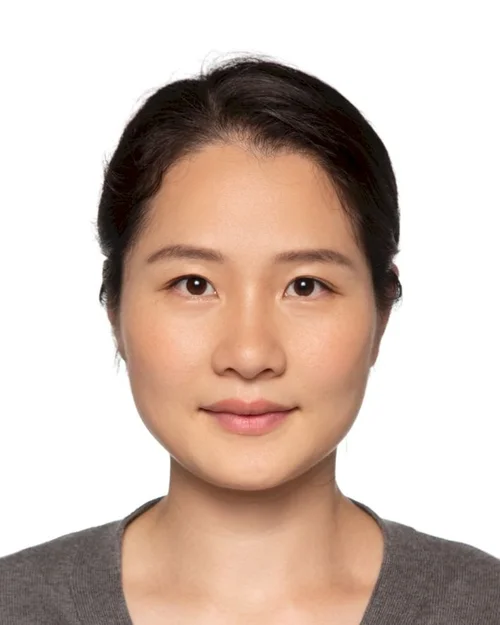
#> input picture foto/foto.jpg, 500 x 625 px
$ python -i filters.py   (imports and definitions only)
#> lines starting #> are read from the running program, lines starting #| are printed output that depends on the picture
#> further down, picture is the input picture: shape (625, 500, 3); mean B, G, R 177.1, 187.8, 207.2
import cv2
import numpy as np


def _frequency_filter_channel(channel, radius_ratio, mode):
    f_shift = np.fft.fftshift(np.fft.fft2(channel.astype(np.float32)))

    rows, cols = channel.shape
    center_row, center_col = rows // 2, cols // 2
    radius = max(1, int(min(rows, cols) * radius_ratio))

    y, x = np.ogrid[:rows, :cols]
    distance = np.sqrt((y - center_row) ** 2 + (x - center_col) ** 2)

    if mode == "low":
        mask = distance <= radius
    else:
        mask = distance > radius

    filtered = f_shift * mask
    result = np.fft.ifft2(np.fft.ifftshift(filtered))

    return np.real(result)


def apply_frequency_filter(image, mode="low", intensity=0.5):
#> called with mode = 'low', intensity = 0.5
    intensity = float(np.clip(intensity, 0.0, 1.0))

    if mode == "low":
        radius_ratio = 0.30 - intensity * 0.27
    else:
        radius_ratio = 0.03 + intensity * 0.27

    ycrcb = cv2.cvtColor(image, cv2.COLOR_BGR2YCrCb)
#> ycrcb: shape (625, 500, 3); mean of channels 0, 1, 2 192.3, 138.6, 119.4
    y, cr, cb = cv2.split(ycrcb)
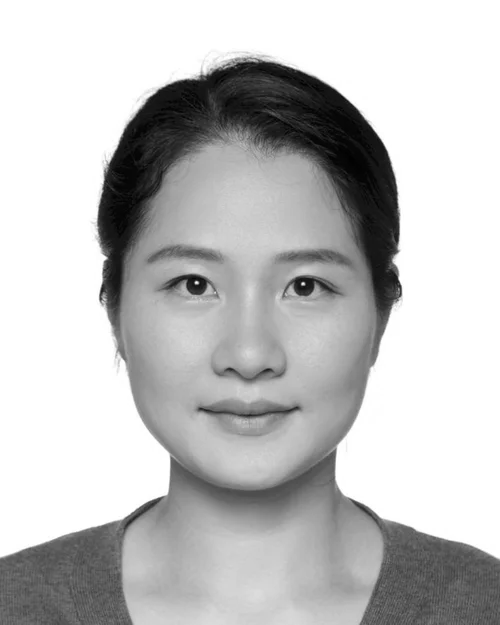
#> y: shape (625, 500); min 1, max 255, mean 192.3
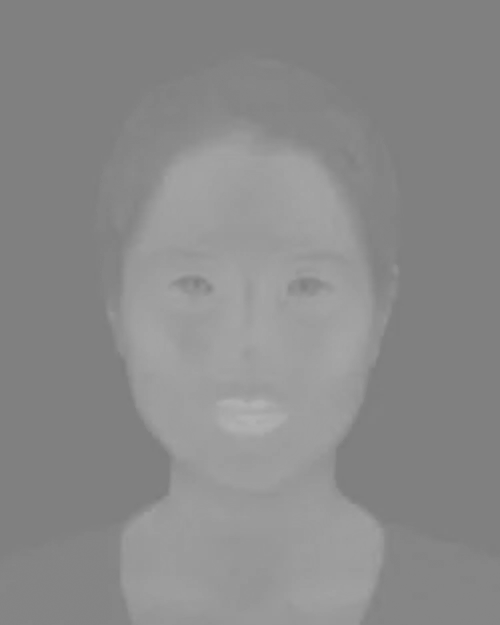
#> cr: shape (625, 500); min 124, max 179, mean 138.6
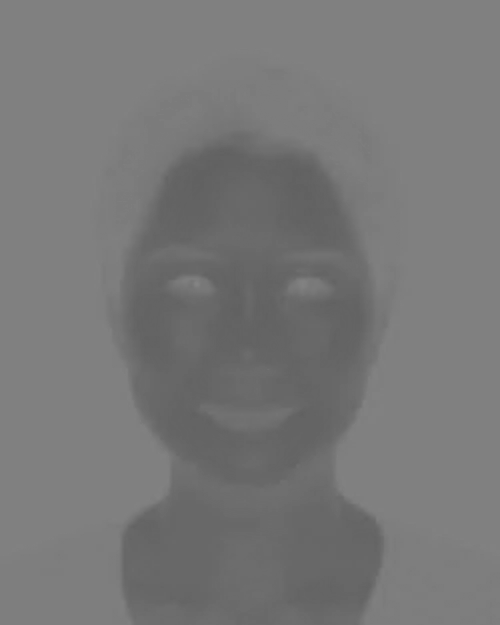
#> cb: shape (625, 500); min 96, max 131, mean 119.4

    filtered_y = _frequency_filter_channel(y, radius_ratio, mode)
#> in _frequency_filter_channel, `return np.real(result)`:
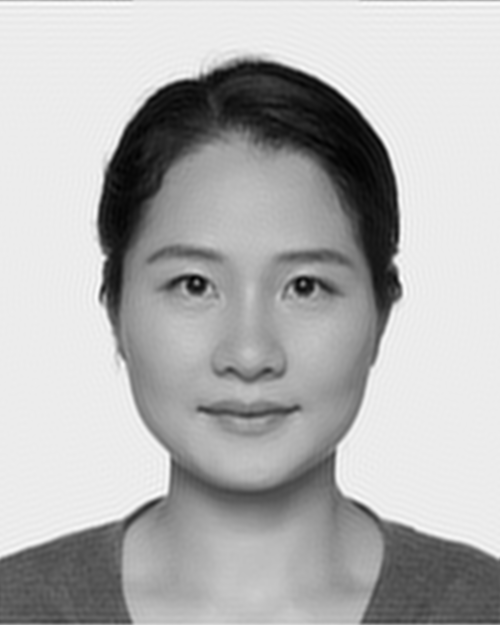
#> returned value: shape (625, 500) float64; min -3.63, max 275.5, mean 192.3; drawn with min black and max white
    filtered_y = cv2.normalize(filtered_y, None, 0, 255, cv2.NORM_MINMAX).astype(np.uint8)

    result = cv2.cvtColor(cv2.merge([filtered_y, cr, cb]), cv2.COLOR_YCrCb2BGR)
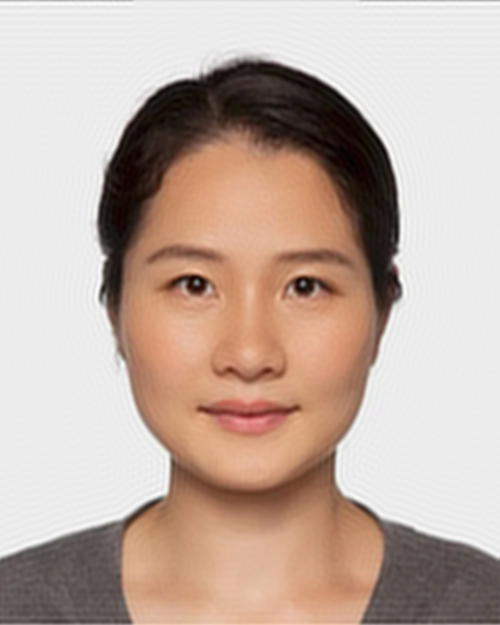
#> result: shape (625, 500, 3); mean B, G, R 163.3, 173.9, 193.4

    return result

>>> import cv2
>>> picture = cv2.imread('../../../foto/foto.jpg')
>>> result = apply_frequency_filter(picture)
